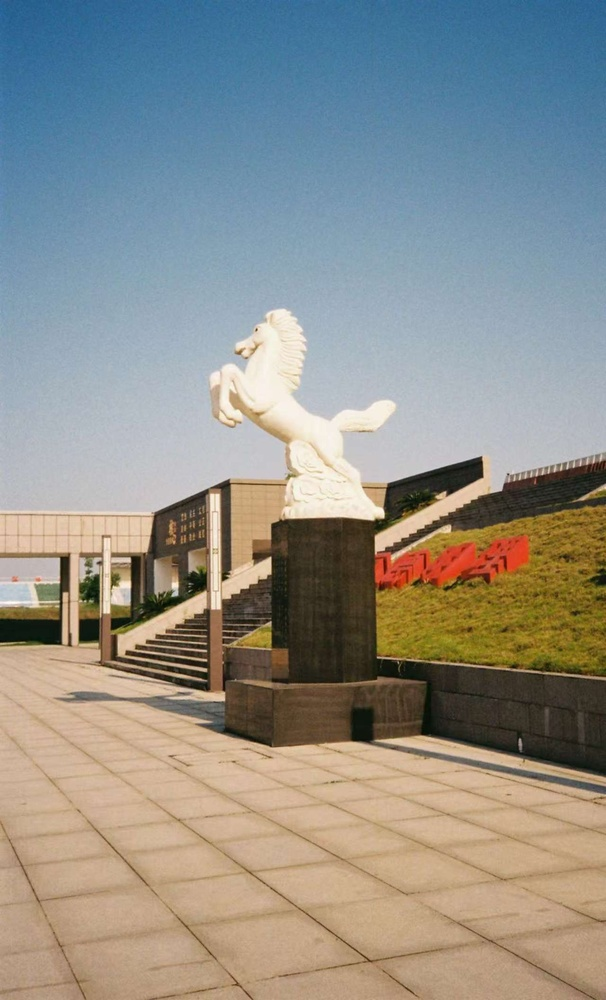
#> input picture assets/test.jpg, 606 x 1000 px, shrunk from 1280 x 2112 before the run
$ python -i basic_process.py   (imports and definitions only)
#> lines starting #> are read from the running program, lines starting #| are printed output that depends on the picture; after the words box and inside, x2 and y2 are one past the last pixel; in counts of white or black regions, pixels touching at a corner belong together
import cv2

def run_basic_demo(img_path):
#> called with img_path = '../assets/test.jpg'
    img = cv2.imread(img_path)
#> img is the input picture: shape (1000, 606, 3); mean B, G, R 138.2, 143.9, 143.6
    if img is None:
        print("图片读取失败")
        return

    gray = cv2.cvtColor(img, cv2.COLOR_BGR2GRAY) # 这行代码是将彩色图转化为灰度图
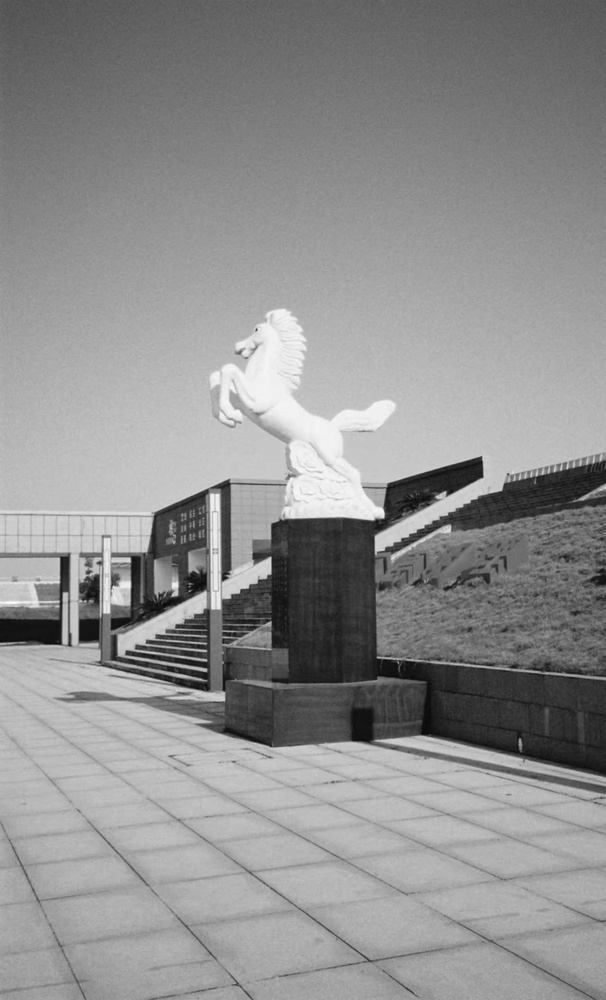
#> gray: shape (1000, 606); min 8, max 253, mean 143.2
    blur = cv2.GaussianBlur(gray, (5, 5), 0) # 高斯滤波
    edge = cv2.Canny(blur, 50, 150)  # 边缘检测
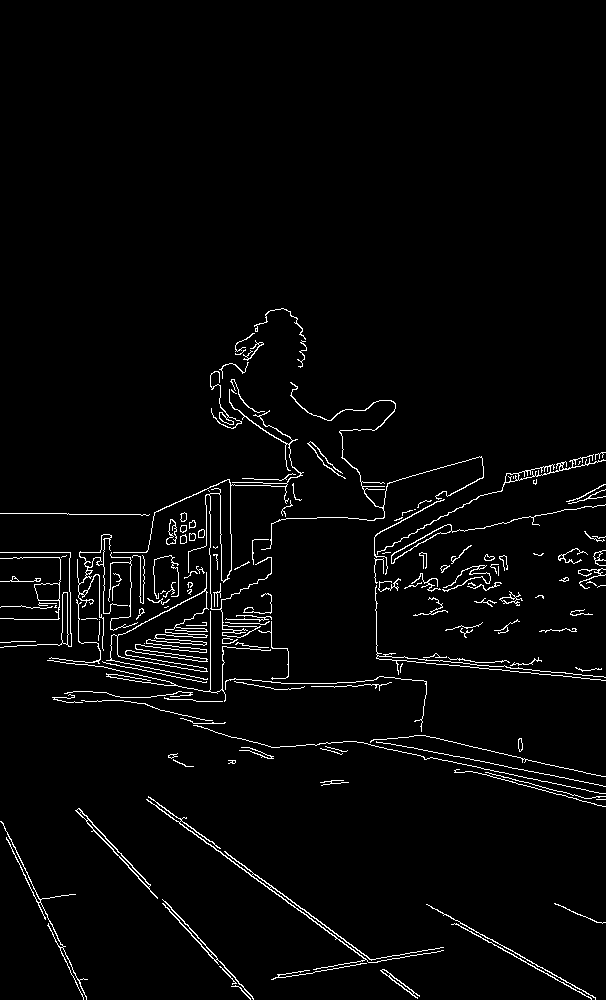
#> edge: shape (1000, 606); 2.8% white in thin lines or dots, all inside (x1, y1, x2, y2) = (0, 308, 606, 1000)

    cv2.imshow("Original", img)
    cv2.imshow("Gray", gray)
    cv2.imshow("Edge", edge)

    cv2.waitKey(0)
    cv2.destroyAllWindows()

>>> result = run_basic_demo('../assets/test.jpg')
